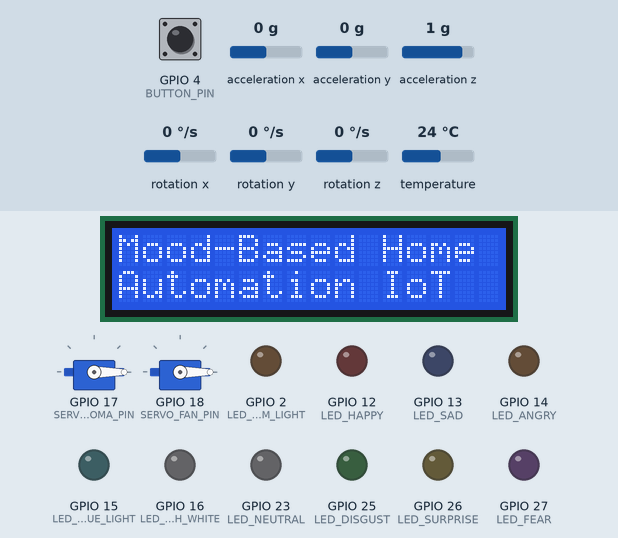
A sketch run on a simulated ESP32. Parts: 16×2 character LCD, 2 × servo, output pins drawn as LEDs (lit = HIGH). The test bench sets the inputs (shaded band); at power-on: GPIO 4 (BUTTON_PIN) HIGH, acceleration x 0 g, acceleration y 0 g, acceleration z 1 g, rotation x 0 °/s, rotation y 0 °/s, rotation z 0 °/s, temperature 24 °C. What the sketch prints to the serial monitor is not drawn.

Above: at 0.6 s.
At 3.8 s:
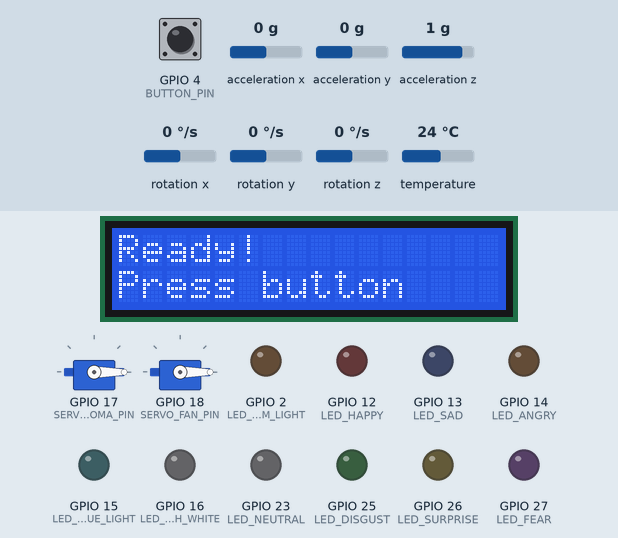
3.9 s: GPIO 4 (BUTTON_PIN) pulled LOW for 0.15 s
At 11.0 s:
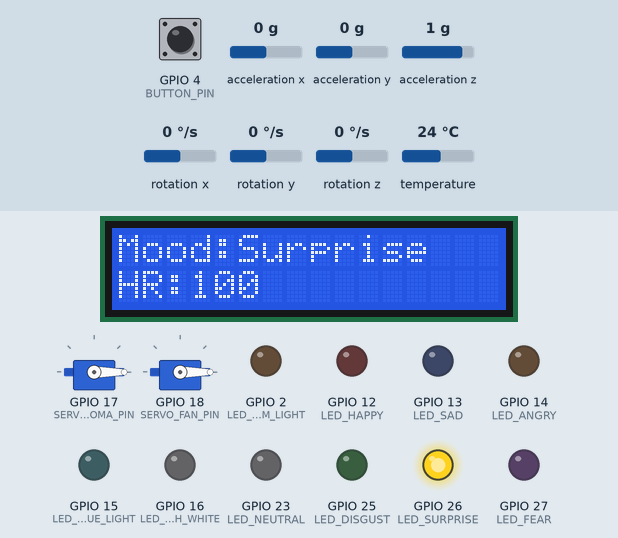
At 15.8 s:
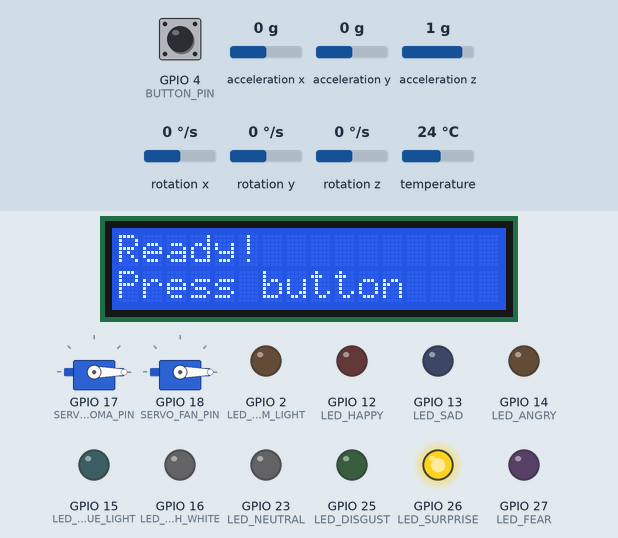
Timing chart, 0 to 16.7 s (numbered marks = the images above; inputs shaded):
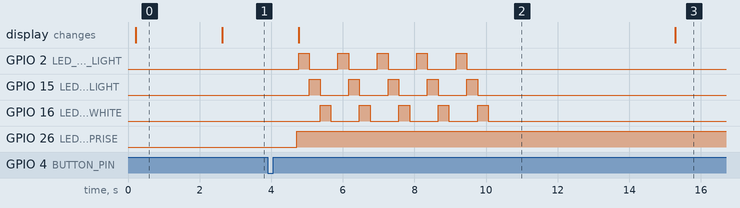

The sketch:

sketch.ino
```cpp
#include <Wire.h>
#include <LiquidCrystal_I2C.h>
#include <ESP32Servo.h>
#include <MPU6050.h>
#include <OneWire.h>
#include <DallasTemperature.h>

#define HRV_SENSOR_PIN      34
#define GSR_SENSOR_PIN      35
#define TEMP_SENSOR_PIN     32
#define ONE_WIRE_BUS        32

#define LED_HAPPY     12
#define LED_SAD       13
#define LED_ANGRY     14
#define LED_FEAR      27
#define LED_SURPRISE  26
#define LED_DISGUST   25
#define LED_NEUTRAL   23

#define LED_WARM_LIGHT       2
#define LED_COOL_BLUE_LIGHT  15
#define LED_FRESH_WHITE      16

#define SERVO_AROMA_PIN  17
#define SERVO_FAN_PIN    18

#define BUTTON_PIN    4

LiquidCrystal_I2C lcd(0x27, 16, 2);
Servo servo_aroma;
Servo servo_fan;
MPU6050 mpu;
OneWire oneWire(ONE_WIRE_BUS);
DallasTemperature sensors(&oneWire);

struct SensorData {
  float hrv_bpm;
  float gsr_us;
  float temp_celsius;
  float activity_g;
};

struct EmotionThresholds {
  float hrv_min, hrv_max;
  float gsr_min, gsr_max;
  float temp_min, temp_max;
  float activity_min, activity_max;
  String emotion_name;
  int led_pin;
};

EmotionThresholds emotions[] = {
  {85, 100, 10, 18, 33.1, 34.2, 1.2, 2.5, "Happy", LED_HAPPY},
  {60, 75,  5, 10, 31.8, 32.5, 0.2, 0.6, "Sad", LED_SAD},
  {95, 130, 18, 30, 33.5, 35.0, 2.0, 3.3, "Angry", LED_ANGRY},
  {90, 120, 16, 28, 32.8, 34.0, 1.8, 3.0, "Fear", LED_FEAR},
  {80, 110, 12, 20, 33.0, 33.8, 1.0, 2.2, "Surprise", LED_SURPRISE},
  {70, 85,  8, 15, 32.2, 33.1, 0.5, 1.2, "Disgust", LED_DISGUST},
  {65, 80,  6, 12, 32.0, 32.8, 0.3, 0.8, "Neutral", LED_NEUTRAL}
};

int numEmotions = 7;
int emotionCount[7] = {0};
bool lastButtonState = HIGH;
int sessionCount = 0;

void setup() {
  Serial.begin(115200);

  // Initialize I2C for LCD and MPU6050
  Wire.begin(21, 22);
  delay(100);

  lcd.init();
  lcd.backlight();
  lcd.clear();
  lcd.setCursor(0, 0);
  lcd.print("Mood-Based Home");
  lcd.setCursor(0, 1);
  lcd.print("Automation IoT");

  // Initialize DS18B20 (1-Wire on GPIO 32)
  sensors.begin();
  delay(100);

  // Initialize MPU6050 (I2C)
  mpu.initialize();
  delay(100);

  if (!mpu.testConnection()) {
    Serial.println("WARNING: MPU6050 connection failed!");
  }

  // Initialize emotion indicator LEDs
  pinMode(LED_HAPPY, OUTPUT);
  pinMode(LED_SAD, OUTPUT);
  pinMode(LED_ANGRY, OUTPUT);
  pinMode(LED_FEAR, OUTPUT);
  pinMode(LED_SURPRISE, OUTPUT);
  pinMode(LED_DISGUST, OUTPUT);
  pinMode(LED_NEUTRAL, OUTPUT);

  // Initialize home automation LEDs
  pinMode(LED_WARM_LIGHT, OUTPUT);
  pinMode(LED_COOL_BLUE_LIGHT, OUTPUT);
  pinMode(LED_FRESH_WHITE, OUTPUT);

  // Initialize servos
  servo_aroma.attach(SERVO_AROMA_PIN);
  servo_fan.attach(SERVO_FAN_PIN);
  delay(100);
  servo_aroma.write(0);
  servo_fan.write(0);
  delay(100);

  pinMode(BUTTON_PIN, INPUT_PULLUP);

  delay(2000);
  lcd.clear();
  lcd.setCursor(0, 0);
  lcd.print("Ready!");
  lcd.setCursor(0, 1);
  lcd.print("Press button");

  Serial.println("\n========================================");
  Serial.println("MOOD-BASED HOME AUTOMATION SYSTEM");
  Serial.println("With Real Sensors & Servo Motors");
  Serial.println("========================================\n");
}

SensorData readSensors() {
  SensorData data;

  // Read HRV from potentiometer (analog on GPIO 34)
  int hrv_raw = analogRead(HRV_SENSOR_PIN);
  data.hrv_bpm = map(hrv_raw, 0, 4095, 50, 150);

  // Read GSR from potentiometer (analog on GPIO 35)
  int gsr_raw = analogRead(GSR_SENSOR_PIN);
  data.gsr_us = (gsr_raw / 4095.0) * 30.0 + 2.0;

  // Read temperature from DS18B20 (1-Wire on GPIO 32)
  sensors.requestTemperatures();
  data.temp_celsius = sensors.getTempCByIndex(0);
  if (data.temp_celsius == -127.0) {
    data.temp_celsius = 32.0;  // Default if sensor fails
  }

  // Read accelerometer from MPU6050 (I2C on GPIO 21/22)
  int16_t ax, ay, az;
  mpu.getAcceleration(&ax, &ay, &az);

  // Convert to G-force (magnitude of acceleration vector)
  float accel_x = ax / 16384.0;
  float accel_y = ay / 16384.0;
  float accel_z = az / 16384.0;
  data.activity_g = sqrt(accel_x * accel_x + accel_y * accel_y + accel_z * accel_z);

  return data;
}

void turnOffAllEmotionLEDs() {
  digitalWrite(LED_HAPPY, LOW);
  digitalWrite(LED_SAD, LOW);
  digitalWrite(LED_ANGRY, LOW);
  digitalWrite(LED_FEAR, LOW);
  digitalWrite(LED_SURPRISE, LOW);
  digitalWrite(LED_DISGUST, LOW);
  digitalWrite(LED_NEUTRAL, LOW);
}

void turnOffAllHomeLEDs() {
  digitalWrite(LED_WARM_LIGHT, LOW);
  digitalWrite(LED_COOL_BLUE_LIGHT, LOW);
  digitalWrite(LED_FRESH_WHITE, LOW);
}

void stopAllServos() {
  servo_aroma.write(0);
  servo_fan.write(0);
}

String detectEmotion(SensorData data, int* emotionIndex) {
  int bestMatch = -1;
  float bestScore = -1;

  for (int i = 0; i < numEmotions; i++) {
    float score = 0;
    if (data.hrv_bpm >= emotions[i].hrv_min && data.hrv_bpm <= emotions[i].hrv_max) score++;
    if (data.gsr_us >= emotions[i].gsr_min && data.gsr_us <= emotions[i].gsr_max) score++;
    if (data.temp_celsius >= emotions[i].temp_min && data.temp_celsius <= emotions[i].temp_max) score++;
    if (data.activity_g >= emotions[i].activity_min && data.activity_g <= emotions[i].activity_max) score++;

    if (score > bestScore) {
      bestScore = score;
      bestMatch = i;
    }
  }

  turnOffAllEmotionLEDs();
  if (bestMatch >= 0) {
    digitalWrite(emotions[bestMatch].led_pin, HIGH);
    *emotionIndex = bestMatch;
    return emotions[bestMatch].emotion_name;
  }

  *emotionIndex = -1;
  return "Unknown";
}

void activateHomeAutomation(String emotion) {
  turnOffAllHomeLEDs();
  stopAllServos();

  if (emotion == "Happy") {
    digitalWrite(LED_WARM_LIGHT, HIGH);
    Serial.println("HOME AUTOMATION: Warm lights ON");
    Serial.println("ACTION: Playing upbeat music");
  }
  else if (emotion == "Sad") {
    digitalWrite(LED_WARM_LIGHT, HIGH);
    servo_aroma.write(90);
    Serial.println("HOME AUTOMATION: Warm lights + Aromatherapy diffuser spinning");
    Serial.println("ACTION: Playing calming music & releasing aroma");
  }
  else if (emotion == "Angry") {
    digitalWrite(LED_COOL_BLUE_LIGHT, HIGH);
    Serial.println("HOME AUTOMATION: Cool blue lights ON");
    Serial.println("ACTION: Playing soft classical music");
  }
  else if (emotion == "Fear") {
    digitalWrite(LED_COOL_BLUE_LIGHT, HIGH);
    Serial.println("HOME AUTOMATION: Soft yellow lighting ON");
    Serial.println("ACTION: Playing relaxing nature sounds");
  }
  else if (emotion == "Surprise") {
    Serial.println("HOME AUTOMATION: Colorful blinking lights ON");
    Serial.println("ACTION: Playing cheerful upbeat music");
    for (int i = 0; i < 5; i++) {
      digitalWrite(LED_WARM_LIGHT, HIGH);
      delay(300);
      digitalWrite(LED_WARM_LIGHT, LOW);

      digitalWrite(LED_COOL_BLUE_LIGHT, HIGH);
      delay(300);
      digitalWrite(LED_COOL_BLUE_LIGHT, LOW);

      digitalWrite(LED_FRESH_WHITE, HIGH);
      delay(300);
      digitalWrite(LED_FRESH_WHITE, LOW);
      delay(200);
    }
  }
  else if (emotion == "Disgust") {
    digitalWrite(LED_FRESH_WHITE, HIGH);
    servo_fan.write(90);
    Serial.println("HOME AUTOMATION: Fresh white lights + Fan spinning");
    Serial.println("ACTION: Purifying air with fan");
  }
  else if (emotion == "Neutral") {
    Serial.println("HOME AUTOMATION: Normal ambient lighting");
    Serial.println("ACTION: Background neutral music");
  }
}

void displayEmotion(String emotion, SensorData data) {
  lcd.clear();
  lcd.setCursor(0, 0);
  lcd.print("Mood:");
  lcd.print(emotion);
  lcd.setCursor(0, 1);
  lcd.print("HR:");
  lcd.print((int)data.hrv_bpm);

  Serial.println("\n========================================");
  Serial.print("Session #"); Serial.println(sessionCount);
  Serial.println("EMOTION DETECTED: " + emotion);
  Serial.println("========================================");
  Serial.print("Heart Rate: "); Serial.print(data.hrv_bpm); Serial.println(" BPM");
  Serial.print("GSR: "); Serial.print(data.gsr_us); Serial.println(" uS");
  Serial.print("Temperature: "); Serial.print(data.temp_celsius); Serial.println(" C");
  Serial.print("Activity: "); Serial.print(data.activity_g); Serial.println(" g");
  Serial.println("========================================\n");
}

void displayJournalSummary() {
  Serial.println("\n========================================");
  Serial.println("EMOTION JOURNAL SUMMARY");
  Serial.println("========================================");
  Serial.println("Emotions logged in current session:");
  for (int i = 0; i < numEmotions; i++) {
    Serial.print("  ");
    Serial.print(emotions[i].emotion_name);
    Serial.print(": ");
    Serial.println(emotionCount[i]);
  }
  Serial.println("========================================\n");
}

void loop() {
  bool buttonState = digitalRead(BUTTON_PIN);

  if (buttonState == LOW && lastButtonState == HIGH) {
    delay(50);

    sessionCount++;

    SensorData sensorData = readSensors();
    int emotionIdx;
    String detectedEmotion = detectEmotion(sensorData, &emotionIdx);

    if (emotionIdx >= 0) {
      emotionCount[emotionIdx]++;
    }

    displayEmotion(detectedEmotion, sensorData);
    activateHomeAutomation(detectedEmotion);

    delay(5000);

    if (sessionCount % 5 == 0) {
      displayJournalSummary();
      lcd.clear();
      lcd.setCursor(0, 0);
      lcd.print("Check Serial");
      lcd.setCursor(0, 1);
      lcd.print("for summary");
      delay(3000);
    }

    lcd.clear();
    lcd.setCursor(0, 0);
    lcd.print("Ready!");
    lcd.setCursor(0, 1);
    lcd.print("Press button");
  }

  lastButtonState = buttonState;
  delay(10);
}
```

Measured:
- after the input at 3.9 s, GPIO 2 (LED_WARM_LIGHT): alternates HIGH for 0.30 s and LOW for 0.80 s, 10 changes in all, then stays LOW, starting after 0.86 s; GPIO 15 (LED_COOL_BLUE_LIGHT): alternates HIGH for 0.30 s and LOW for 0.80 s, 10 changes in all, then stays LOW, starting after 1.2 s
- what the display in image 0 shows lasts 2.4 s, from 0.2 s to 2.6 s
